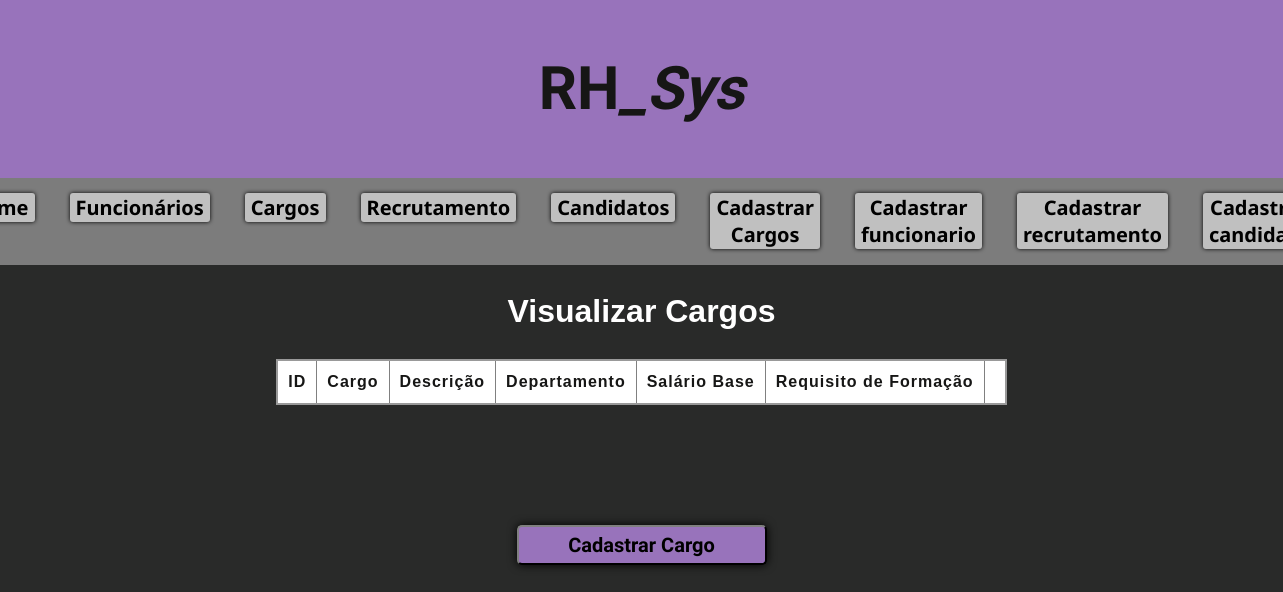
The page /cargos/ on the database as committed earlier.
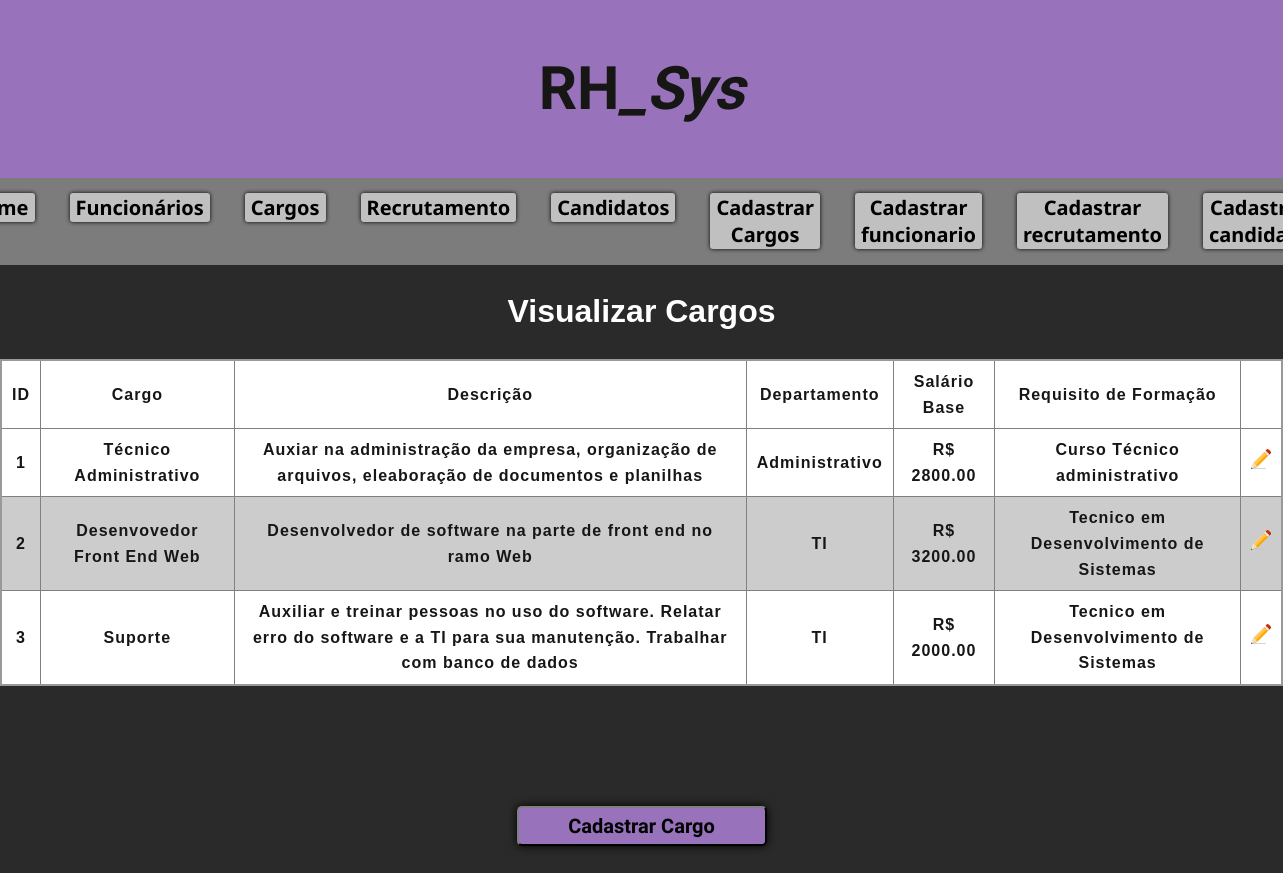
The same page on the database as committed later.
### rh/models.py (models this page shows)
class Cargos(models.Model):
    cargo = models.CharField(max_length=100)
    descricao = models.CharField(max_length=100)
    departamento = models.CharField(max_length=100)
    salario_base = models.DecimalField(max_digits=10, decimal_places=2)
    requisito_formacao = models.CharField(max_length=100)
    def __str__(self):
        return f'cargo: {self.cargo} | departamento: {self.departamento}'

### rh/views.py (the view)
# urls.py: path('cargos/', view_rh.cargo, name='cargo'),
def cargo(request):
    cargos = Cargos.objects.all()
    print(f"\n\n{cargos}\n\n")
    context = {
        'cargos': cargos,
        'title' : 'Visualizar Cargos'
    }
    return render(request, 'pages/listar/cargo.html', context)

### rh/templates/pages/listar/cargo.html
{% load static %}
{% include "partials/menu.html" %}
<h1 style="color: #fff; font-weight:bold">
    <center>{{ title }}</center>
</h1>
<table class="listagem_tabela">
    <thead>
        <tr>
            <th scope="col">ID</th>
            <th scope="col">Cargo</th>
            <th scope="col">Descrição</th>
            <th scope="col">Departamento</th>
            <th scope="col">Salário Base</th>
            <th scope="col">Requisito de Formação</th>
            <th scope="col"></th>
        </tr>
    </thead>
    <tbody>
        {% for cargo in cargos %}
            <tr>
                <th scope="row"> {{ cargo.id }} </th>
                <th> {{ cargo.cargo }} </th>
                <th> {{ cargo.descricao }}</th>
                <th> {{ cargo.departamento }} </th>
                <th> R$ {{ cargo.salario_base }} </th>
                <th> {{ cargo.requisito_formacao}} </th>
                <th>
                    <center>
                        <a href="{% url "editcargo" cargo.id %}"><img src="{% static "img/editar.png" %}" width="20px"></a>
                    </center>
                </th>
            </tr>
        {% endfor %}
    </tbody>
</table>
<div class="button_novocargo">
    <a href="{% url "cadcargo" %}"><button class="novo_cargo">Cadastrar Cargo</button></a>
</div>
{% include "partials/final.html" %}

### rh/templates/partials/menu.html
{% include "partials/base.html" %}
{% include "partials/logo.html" %}
<nav class="menu">
    <ul>
        <li>
            <button class="button_menu"><a href="{% url "home" %}">Home</a></button>
        </li>
        <li>
            <button class="button_menu"><a href="{% url "funcionario" %}">Funcionários</a></button>
        </li>
        <li>
            <button class="button_menu"><a href="{% url "cargo" %}">Cargos</a></button>
        </li>
        <li>
            <button class="button_menu"><a href="{% url "recrutamento" %}">Recrutamento</a></button>
        </li>
        <li>
            <button class="button_menu"><a href="{% url "candidatos" %}">Candidatos</a></button>
        </li>
        <li>
            <button class="button_menu"><a href="{% url "cadcargo" %}">Cadastrar Cargos</a></button>
        </li>
        <li>
            <button class="button_menu"><a href="{% url "cadfuncionario" %}">Cadastrar funcionario</a></button>
        </li>
        <li>
            <button class="button_menu"><a href="{% url "cadrecrutamento" %}">Cadastrar recrutamento</a></button>
        </li>
        <li>
            <button class="button_menu"><a href="{% url "cadcandidato" %}">Cadastrar candidato</a></button>
        </li>
    </ul>
</nav>

### rh/templates/partials/base.html (shortened to what this page needs)
{% load static %}
<!DOCTYPE html>
<html lang="pt-br">
<head>
    <link rel="stylesheet" href="{% static 'css/style.css' %}">
</head>
<body>

### rh/templates/partials/logo.html
<div class="logo_rh">
    <h1><center>RH<i>_Sys</i></center></h1>
</div>

### rh/templates/partials/final.html (shortened to what this page needs)
{% load static %}
</body>
</html>

### rh/static/css/style.css (style rules this page uses)
body { margin: 0; font-family: 'Arial', sans-serif; color: #161615; background-color: #292a29; line-height: 1.6; }
nav ul { list-style: none; display: flex; justify-content: center; padding: 0; }
nav ul li { margin: 0 15px; }
nav ul li a { color: #ffffff; text-decoration: none; font-weight: bold; }
.logo_rh { background-color: rgb(152, 115, 187); font-family: "Kanit", sans-serif; font-weight: 700; font-size: 30px; font-style: bold; padding: 1px; }
.menu { background-color: #7c7c7c; color: rgb(0, 0, 0); padding: 15px; }
nav ul { list-style-type: none; margin: 0; padding: 0; display: flex; justify-content: center; }
.button_menu { background-color: #c0c0c0; font-family: "Noto Sans", sans-serif; font-size: 20px; font-weight: 600; font-style: normal; border-radius: 3px; border: none; box-shadow: 0px 0px 4px; }
nav ul li { margin-right: 20px; }
nav ul li a { color: rgb(0, 0, 0); text-decoration: none; }
.listagem_tabela { border-collapse: collapse; border: 2px solid rgb(153, 153, 153); font-family: sans-serif; font-size: 1rem; letter-spacing: 1px; justify-items: center; margin: auto; }
thead { background-color: rgb(180, 161, 197); }
th, td { border: 1px solid rgb(128, 128, 128); padding: 8px 10px; }
tr:nth-child(even) { background: #ccc }
tr:nth-child(odd) { background: #fff }
.button_novocargo { left: 0; right: 0; padding: 120px; display: flex; justify-content:center; }
.novo_cargo { border-color: #2c2c2c; background-color: rgb(152, 115, 187); border-radius: 5px; box-shadow: 0px 0px 10px; font-family: "Kanit", sans-serif; font-weight: 700; font-style: normal; font-size: 20px; height: 40px; width: 250px; }

Rows that differ between the two databases and show on the page:
added Cargos: id "1", cargo "Técnico Administrativo", descricao "Auxiar na administração da empresa, organização de arquivos, eleaboração de documentos e planilhas", departamento "Administrativo", salario_base "2800.00", requisito_formacao "Curso Técnico administrativo"
added Cargos: id "2", cargo "Desenvovedor Front End Web", descricao "Desenvolvedor de software na parte de front end no ramo Web", departamento "TI", salario_base "3200.00", requisito_formacao "Tecnico em Desenvolvimento de Sistemas"
added Cargos: id "3", cargo "Suporte", descricao "Auxiliar e treinar pessoas no uso do software. Relatar erro do software e a TI para sua manutenção. Trabalhar com banco de dados", departamento "TI", salario_base "2000.00", requisito_formacao "Tecnico em Desenvolvimento de Sistemas"
